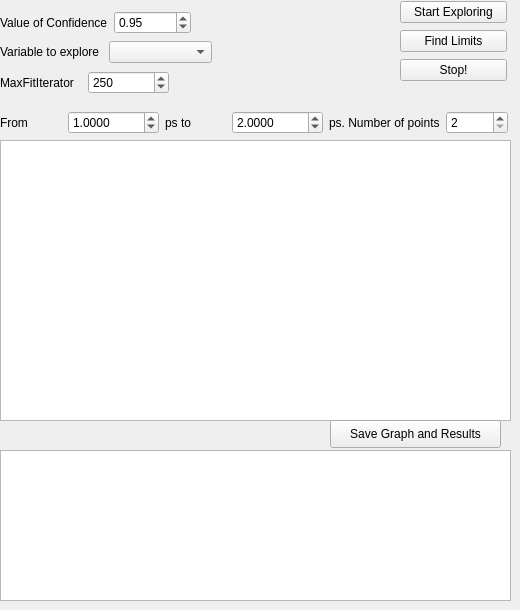
      <widget class="QWidget" name="tab_time_4">
       <attribute name="title">
        <string>Exploring uncertainties</string>
       </attribute>
       <widget class="QTextBrowser" name="textBrowser_global_overview_results_unc">
        <property name="geometry">
         <rect>
          <x>0</x>
          <y>450</y>
          <width>511</width>
          <height>151</height>
         </rect>
        </property>
       </widget>
       <widget class="PlotWidget" name="viewer_explore_uncertainties">
        <property name="geometry">
         <rect>
          <x>0</x>
          <y>140</y>
          <width>511</width>
          <height>281</height>
         </rect>
        </property>
       </widget>
       <widget class="QPushButton" name="pushButton_unc_save_graph_results">
        <property name="geometry">
         <rect>
          <x>330</x>
          <y>420</y>
          <width>171</width>
          <height>28</height>
         </rect>
        </property>
        <property name="text">
         <string>Save Graph and Results</string>
        </property>
       </widget>
       <widget class="QWidget" name="layoutWidget">
        <property name="geometry">
         <rect>
          <x>0</x>
          <y>10</y>
          <width>191</width>
          <height>26</height>
         </rect>
        </property>
        <layout class="QHBoxLayout" name="horizontalLayout_31">
         <item>
          <widget class="QLabel" name="label">
           <property name="text">
            <string>Value of Confidence</string>
           </property>
          </widget>
         </item>
         <item>
          <widget class="QDoubleSpinBox" name="doubleSpinBox_value_of_confidence">
           <property name="minimum">
            <double>0.100000000000000</double>
           </property>
           <property name="maximum">
            <double>0.990000000000000</double>
           </property>
           <property name="singleStep">
            <double>0.010000000000000</double>
           </property>
           <property name="value">
            <double>0.950000000000000</double>
           </property>
          </widget>
         </item>
        </layout>
       </widget>
       <widget class="QWidget" name="layoutWidget">
        <property name="geometry">
         <rect>
          <x>0</x>
          <y>40</y>
          <width>212</width>
          <height>24</height>
         </rect>
        </property>
        <layout class="QHBoxLayout" name="horizontalLayout_32">
         <item>
          <widget class="QLabel" name="label_2">
           <property name="text">
            <string>Variable to explore</string>
           </property>
          </widget>
         </item>
         <item>
          <widget class="QComboBox" name="comboBox_unc_variable_to_explore"/>
         </item>
        </layout>
       </widget>
       <widget class="QWidget" name="layoutWidget">
        <property name="geometry">
         <rect>
          <x>400</x>
          <y>0</y>
          <width>107</width>
          <height>83</height>
         </rect>
        </property>
        <layout class="QVBoxLayout" name="verticalLayout_2">
         <item>
          <widget class="QPushButton" name="pushButton_unc_start_exploring">
           <property name="text">
            <string>Start Exploring</string>
           </property>
          </widget>
         </item>
         <item>
          <widget class="QPushButton" name="pushButton_unc_find_limits">
           <property name="text">
            <string>Find Limits</string>
           </property>
          </widget>
         </item>
         <item>
          <widget class="QPushButton" name="pushButton_unc_stop_exploring">
           <property name="text">
            <string>Stop!</string>
           </property>
          </widget>
         </item>
        </layout>
       </widget>
       <widget class="QWidget" name="layoutWidget">
        <property name="geometry">
         <rect>
          <x>0</x>
          <y>70</y>
          <width>169</width>
          <height>26</height>
         </rect>
        </property>
        <layout class="QHBoxLayout" name="horizontalLayout_33">
         <item>
          <widget class="QLabel" name="label_25">
           <property name="text">
            <string>MaxFitIterator</string>
           </property>
          </widget>
         </item>
         <item>
          <widget class="QSpinBox" name="spinBox_unc_maxFitIterator">
           <property name="minimum">
            <number>1</number>
           </property>
           <property name="maximum">
            <number>50000</number>
           </property>
           <property name="value">
            <number>250</number>
           </property>
           <property name="displayIntegerBase">
            <number>10</number>
           </property>
          </widget>
         </item>
        </layout>
       </widget>
       <widget class="QWidget" name="layoutWidget">
        <property name="geometry">
         <rect>
          <x>0</x>
          <y>110</y>
          <width>508</width>
          <height>26</height>
         </rect>
        </property>
        <layout class="QHBoxLayout" name="horizontalLayout_34">
         <item>
          <widget class="QLabel" name="label_26">
           <property name="text">
            <string>From</string>
           </property>
          </widget>
         </item>
         <item>
          <widget class="QDoubleSpinBox" name="doubleSpinBox_unc_min">
           <property name="decimals">
            <number>4</number>
           </property>
           <property name="minimum">
            <double>0.001000000000000</double>
           </property>
           <property name="maximum">
            <double>50000.000000000000000</double>
           </property>
           <property name="value">
            <double>1.000000000000000</double>
           </property>
          </widget>
         </item>
         <item>
          <widget class="QLabel" name="label_27">
           <property name="text">
            <string>ps to </string>
           </property>
          </widget>
         </item>
         <item>
          <widget class="QDoubleSpinBox" name="doubleSpinBox_unc_max">
           <property name="decimals">
            <number>4</number>
           </property>
           <property name="minimum">
            <double>0.001000000000000</double>
           </property>
           <property name="maximum">
            <double>50000.000000000000000</double>
           </property>
           <property name="value">
            <double>2.000000000000000</double>
           </property>
          </widget>
         </item>
         <item>
          <widget class="QLabel" name="label_28">
           <property name="text">
            <string>ps. Number of points</string>
           </property>
          </widget>
         </item>
         <item>
          <widget class="QSpinBox" name="spinBox_unc_num_points">
           <property name="minimum">
            <number>2</number>
           </property>
           <property name="maximum">
            <number>50000</number>
           </property>
           <property name="displayIntegerBase">
            <number>10</number>
           </property>
          </widget>
         </item>
        </layout>
       </widget>
      </widget>
